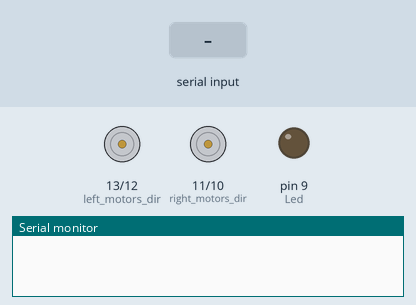
The sketch below on a simulated Arduino Uno, built with avr-gcc and run on an emulated ATmega328P. Parts: direction and speed pins drawn as motors (green arrow = direction pin HIGH = forward, orange = LOW = backward, longer = more drive), output pins drawn as LEDs (lit = HIGH), the last lines printed to the serial monitor. The test bench sets the inputs (shaded band).

Above: at 1.2 s.
1.3 s: "F" received over Serial
2.8 s: "B" received over Serial
At 4.0 s:
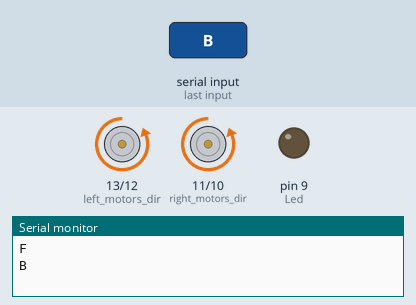
4.3 s: "L" received over Serial
At 5.1 s:
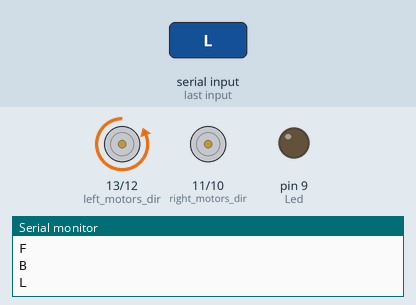
5.8 s: "R" received over Serial
At 6.2 s:
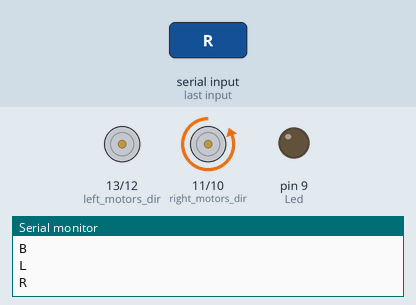
7.3 s: "W" received over Serial
At 8.5 s:
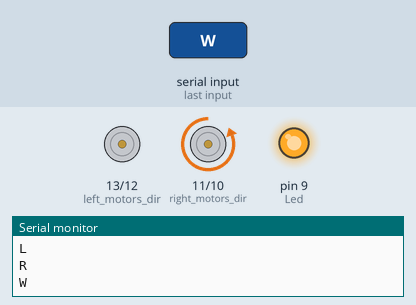
8.8 s: "S" received over Serial
At 9.7 s:
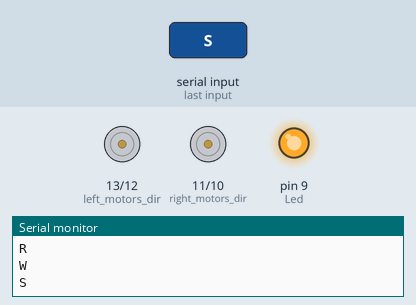
Timing chart, 0 to 11.3 s (numbered marks = the images above; inputs shaded):
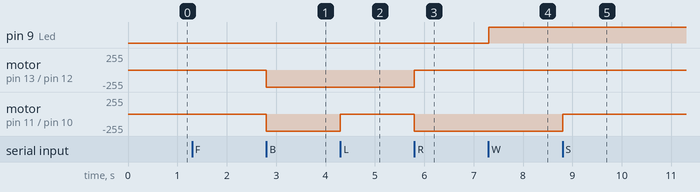

Measured:
- after the input at 2.8 s, motor on pin 13 (left_motors_dir) / pin 12 (left_motors_speed), motor on pin 11 (right_motors_dir) / pin 10 (right_motors_speed): stopped → backward 255/255 at once
- after the input at 4.3 s, motor on pin 11 (right_motors_dir) / pin 10 (right_motors_speed): backward 255/255 → stopped at once
- after the input at 5.8 s, motor on pin 13 (left_motors_dir) / pin 12 (left_motors_speed): backward 255/255 → stopped at once; motor on pin 11 (right_motors_dir) / pin 10 (right_motors_speed): stopped → backward 255/255 at once
- after the input at 7.3 s, pin 9 (Led): LOW → HIGH at once
- after the input at 8.8 s, motor on pin 11 (right_motors_dir) / pin 10 (right_motors_speed): backward 255/255 → stopped at once

The sketch:

RC_Car_Code_1.ino
```cpp
//using char instead of String in this project
char t;

void setup() {
  pinMode(13, OUTPUT);  //left motors dir
  pinMode(12, OUTPUT);  //left motors speed
  pinMode(11, OUTPUT);  //right motors dir
  pinMode(10, OUTPUT);  //right motors speed

  pinMode(9, OUTPUT);  //Led

  Serial.begin(9600); //no need for SoftwareSerial in this code

}

void loop() {

  while (Serial.available() <= 0) {

    //wait and do nothing
  }

  if (Serial.available()) {
    t = Serial.read();
    Serial.println(t);
  }

  if (t == 'F') {          //move forward(all motors rotate in forward direction)
    digitalWrite(13, HIGH);
    digitalWrite(12, LOW);

    digitalWrite(11, HIGH);
    digitalWrite(10, LOW);
  }

  else if (t == 'B') {    //move reverse (all motors rotate in reverse direction)
    digitalWrite(13, LOW);
    digitalWrite(12, HIGH);

    digitalWrite(11, LOW);
    digitalWrite(10, HIGH);
  }

  else if (t == 'L') {    //turn right (left side motors rotate in forward direction, right side motors doesn't rotate)
    digitalWrite(13, LOW);
    digitalWrite(12, HIGH);

    digitalWrite(11, HIGH);
    digitalWrite(10, LOW);
  }

  else if (t == 'R') {    //turn left (right side motors rotate in forward direction, left side motors doesn't rotate)
    digitalWrite(13, HIGH);
    digitalWrite(12, LOW);

    digitalWrite(11, LOW);
    digitalWrite(10, HIGH);
  }

  else if (t == 'W') {  //turn led on or off)
    digitalWrite(9, HIGH);
  }
  else if (t == 'w') {
    digitalWrite(9, LOW);
  }

  else if (t == 'S') {    //STOP (all motors stop)
    digitalWrite(13, LOW);
    digitalWrite(12, LOW);
    digitalWrite(11, LOW);
    digitalWrite(10, LOW);
  }
}
```
